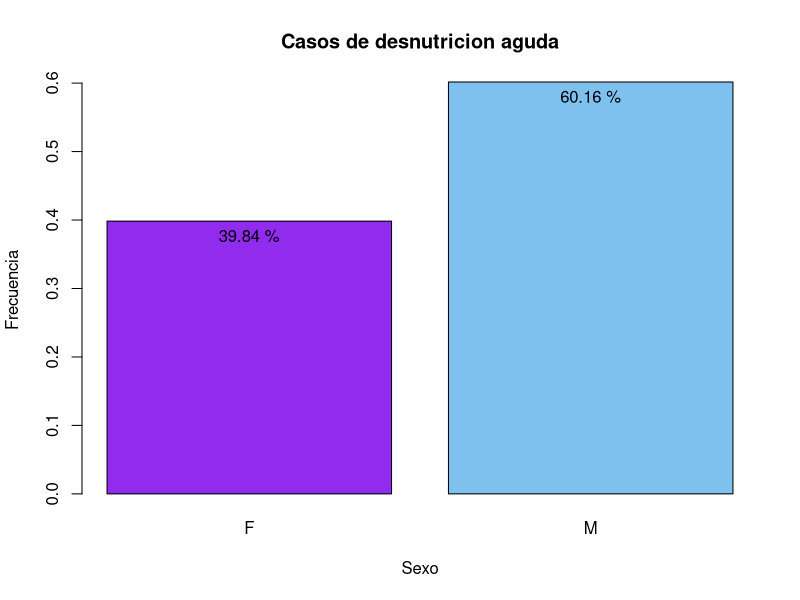
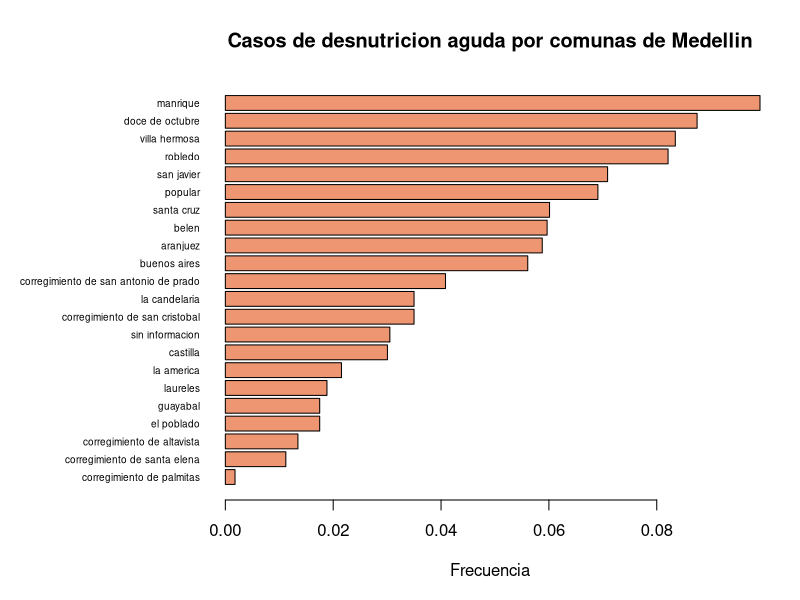
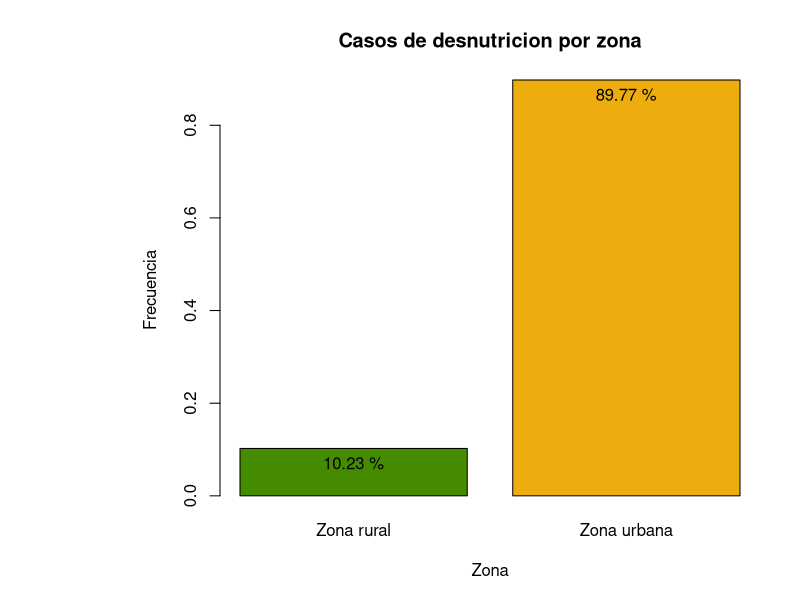
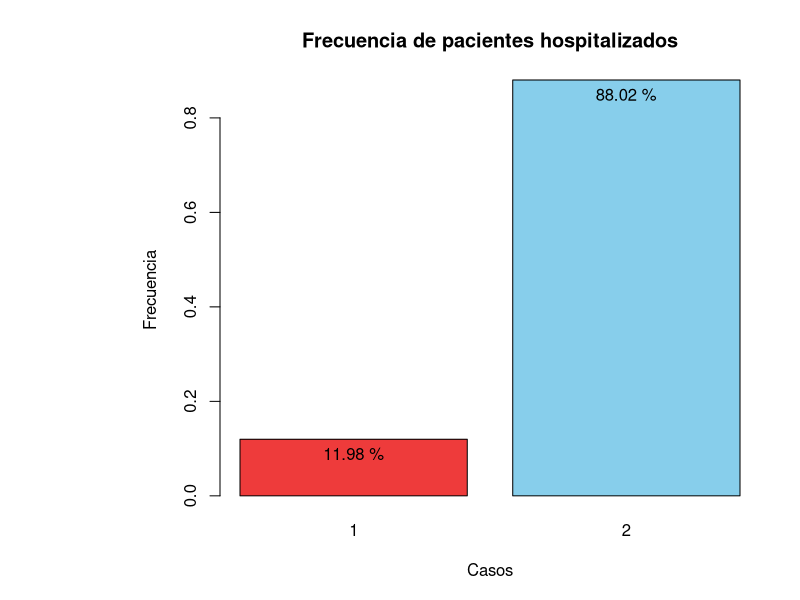
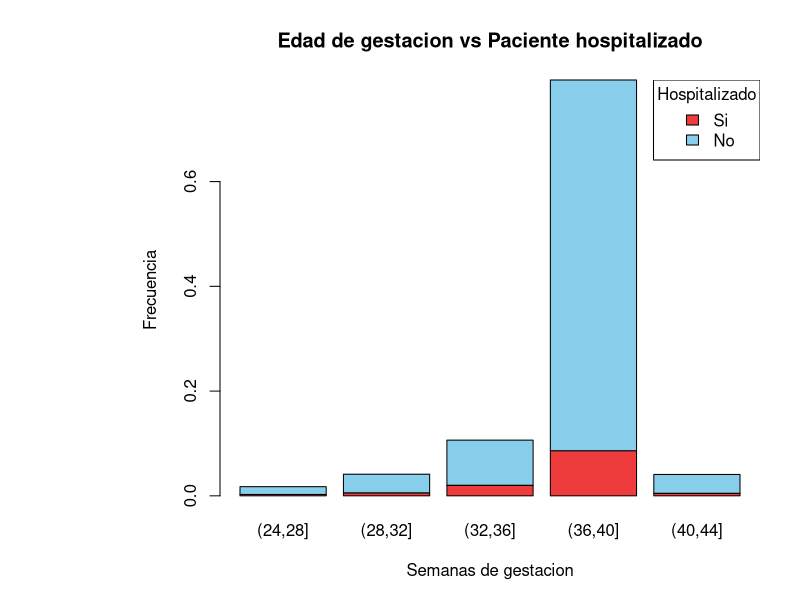
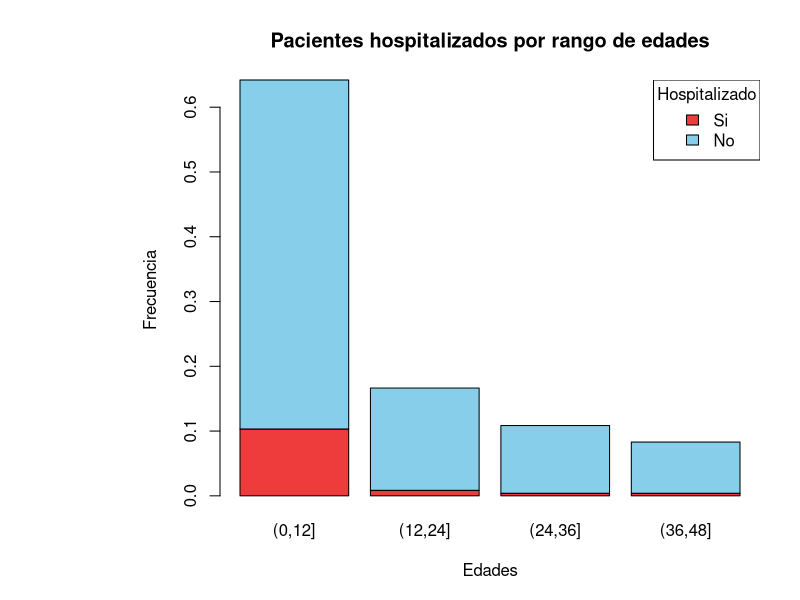
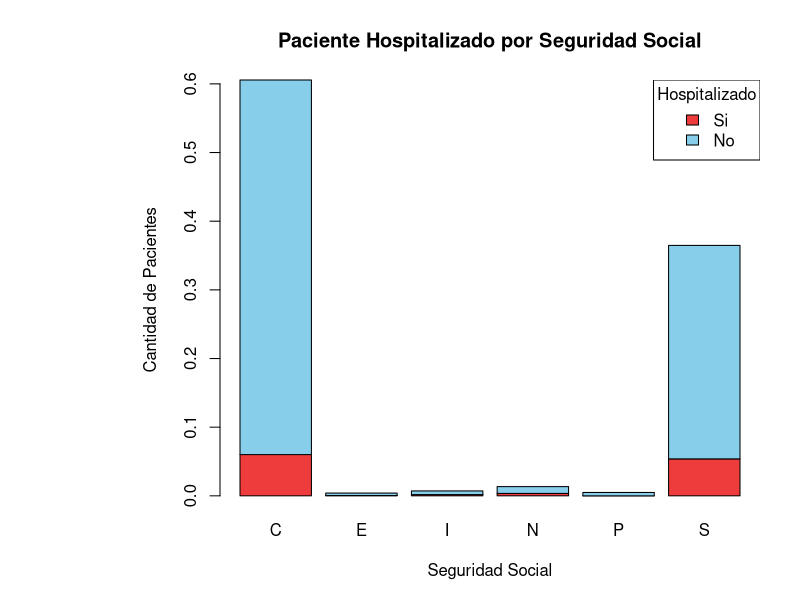
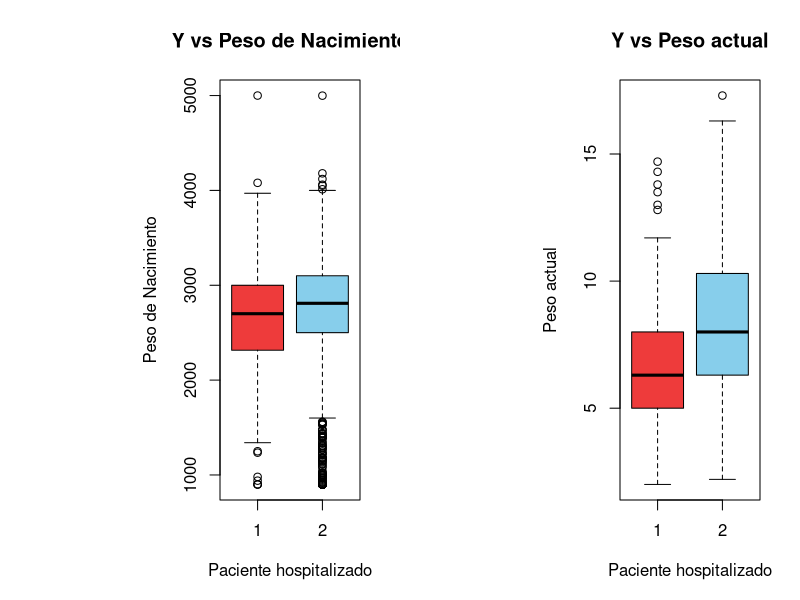

Reproduce these figures in R, in order.
## ---- chunk 1
library(dplyr)
## ---- chunk 2
library(readr)
library(dplyr)
library(ggplot2)
library(readr)
library(readxl)
library(stringr)
library(GGally)
## ---- chunk 3
desnutricion <- read_delim("sivigila_desnutricion.csv", 
    delim = ";", escape_double = FALSE, trim_ws = TRUE)
## ---- chunk 4
bd <- desnutricion[,c(3:5, 7:8, 13:18, 20, 22:23)]
names(bd)
## ---- chunk 5
#Edad en meses
unique(bd$uni_med_)# 1, 2, 3

bd$edad_en_meses <- ifelse(bd$uni_med_ == 1, bd$edad_*12, 
                           ifelse(bd$uni_med_ == 2, bd$edad_*1, 
                                  ifelse(bd$uni_med_ == 3, bd$edad_/30.417, 0)))
bd$edad_en_meses <-round(bd$edad_en_meses, 2)
## ---- chunk 6
#comuna

bd <- bd %>%
  mutate(comuna = tolower(comuna))
##unificamos nombres
bd$comuna <- recode(bd$comuna, 
                    "san sebastian de palmitas" = "corregimiento de palmitas",
                    "altavista" = "corregimiento de altavista", 
                    "san antonio de prado" = "corregimiento de san antonio de prado") 
## ---- chunk 7
base <- subset(bd, peso_nac != 0 & talla_nac != 0 & edad_ges != 0 & 
                 peso_act != 0 & talla_act != 0 )

##Corrección del error del peso actual 

base$peso_act <- ifelse(base$peso_act > 17.3, base$peso_act/10, base$peso_act)

base <- base[, -c(1, 2)] #BASE FINAL
head(base)
dim(base)
## ---- chunk 8
round((colMeans(is.na(base)) * 100), 2)
## ---- chunk 9
# var numericas

summary(base[, c(13,7,8,9,5,6,11,12)])

## ---- chunk 10
#Por género
t1f <- prop.table(table(base$sexo_))

text(x = barplot(t1f, main="Casos de desnutricion aguda",
     xlab="Sexo", ylab="Frecuencia", 
     col = c("purple2", "skyblue2")), 
     y = t1f, labels = paste(round(t1f*100, 2), "%"), pos = 1)


## ---- chunk 11
# Por comuna
t2 <- sort(prop.table(table(base$comuna)))

par(mar = c(5, 11, 4, 2))
barplot(t2, main="Casos de desnutricion aguda por comunas de Medellin",
     xlab="Frecuencia", col = "#EE9572", las = 1, horiz = TRUE, cex.names = 0.6)


## ---- chunk 12
#Separaciones por zona rurales y urbanas
base1 <- base #Creo una base nueva para no afectar la original
base1$comuna <- ifelse(base1$comuna =="corregimiento de altavista" |
                         base1$comuna == "corregimiento de palmitas" | 
                         base1$comuna == "corregimiento de san antonio de prado" |
                         base1$comuna == "corregimiento de san cristobal" |
                         base1$comuna == "corregimiento de santa elena", 
                       "Zona rural", "Zona urbana")
t3f <- prop.table(table(base1$comuna))

text(x = barplot(t3f, main="Casos de desnutricion por zona",
      xlab="Zona", ylab="Frecuencia", 
      col = c("#458B00", "darkgoldenrod2")), 
     y = t3f, labels = paste(round(t3f*100, 2), "%"), pos = 1)


## ---- chunk 13
#Proporción de pacientes hospitalizados
proporcion <- prop.table(table(base$pac_hos_))

text(x =barplot(proporcion, main = "Frecuencia de pacientes hospitalizados",
        xlab = "Casos",
        ylab = "Frecuencia", 
        col = c("brown2", "#87CEEB")),
     y = proporcion, labels = paste(round(proporcion*100, 2), "%"), pos = 1)
## ---- chunk 14
table(base$edad_ges)
t4 <- table(base$pac_hos_, cut(base$edad_ges, breaks = seq(24,44, by = 4)))
t4f <- prop.table(t4)

barplot(t4f, main = "Edad de gestacion vs Paciente hospitalizado",
        xlab = "Semanas de gestacion",
        ylab = "Frecuencia", 
        col = c("brown2", "#87CEEB"))
legend(x = "topright", legend = c("Si", "No"), fill = c("brown2", "#87CEEB"), 
       title = "Hospitalizado")
t4f
## ---- chunk 15
# Pacientes hospitalizados por rangos de edad
tabla <- table(base$pac_hos_ ,cut(base$edad_en_meses, breaks = seq(0,48, by = 12)))
t5f <- prop.table(tabla)

barplot(t5f, main = "Pacientes hospitalizados por rango de edades", 
        xlab = "Edades", ylab="Frecuencia", col = c("brown2", "#87CEEB"), 
        )
legend(x = "topright", legend = c("Si", "No"), fill = c("brown2", "#87CEEB"), 
       title = "Hospitalizado")
t5f
## ---- chunk 16
tablass <- prop.table(table(base$pac_hos_, base$tipo_ss_))
barplot(tablass,main = "Paciente Hospitalizado por Seguridad Social",
         xlab = "Seguridad Social",
         ylab = "Cantidad de Pacientes",
        col = c("brown2", "#87CEEB"),)
legend(x = "topright", legend = c("Si", "No"), fill = c("brown2", "#87CEEB"), 
       title = "Hospitalizado")


tablass
## ---- chunk 17
par(mfrow = c(1, 2))

#peso nacimiento y hospitalizacion
boxplot(base$peso_nac ~ base$pac_hos_, data = base, 
        col = c("brown2", "#87CEEB"),
        xlab = "Paciente hospitalizado", ylab = "Peso de Nacimiento",
        main = "Y vs Peso de Nacimiento")

# peso actual y hospitalizacion
boxplot(base$peso_act ~ base$pac_hos_, data = base,
        col = c("brown2", "#87CEEB"),
        xlab = "Paciente hospitalizado", ylab = "Peso actual",
        main = "Y vs Peso actual")
## ---- chunk 18
par(mfrow = c(1, 2))

#talla nacimiento y hospitalización
boxplot(base$talla_nac ~ base$pac_hos_, data = base, 
        col = c("brown2", "#87CEEB"),
        xlab = "Paciente hospitalizado", ylab = "Talla de Nacimiento",
        main = "Y vs Talla de nacimiento")

# talla actual y hospitalizacion
boxplot(base$talla_act ~ base$pac_hos_, data = base,
        col = c("brown2", "#87CEEB"),
        xlab = "Paciente hospitalizado", ylab = "Talla actual",
        main = "Y vs Talla actual")
## ---- chunk 19
par(mfrow = c(1, 2))

#Alimentación materna y hospitalización
boxplot(base$t_lechem ~ base$pac_hos_, data = base, 
        col = c("brown2", "#87CEEB"),
        xlab = "Paciente hospitalizado", ylab = "Tiempo de leche materna",
        main = "Y vs Tiempo de leche materna")

# Alimentación complementaria y hospitalizacion
boxplot(base$e_complem ~ base$pac_hos_, data = base,
        col = c("brown2", "#87CEEB"),
        xlab = "Paciente hospitalizado", ylab = "Tiempo alimentacion complementaria",
        main = "Tiempo alimentacion complementaria")
